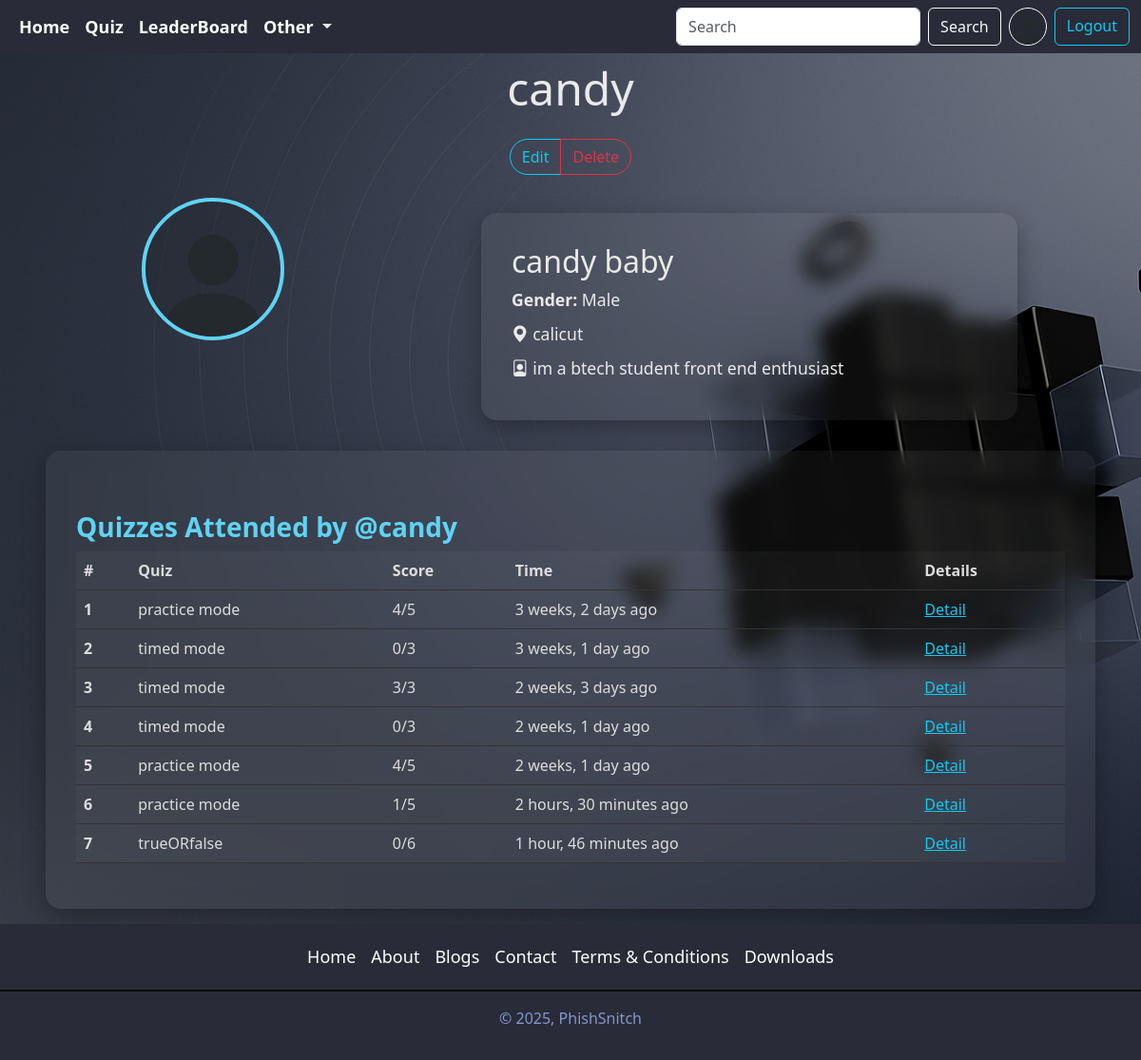
/user/profile/candy (signed in), run on an earlier commit of the app's database.
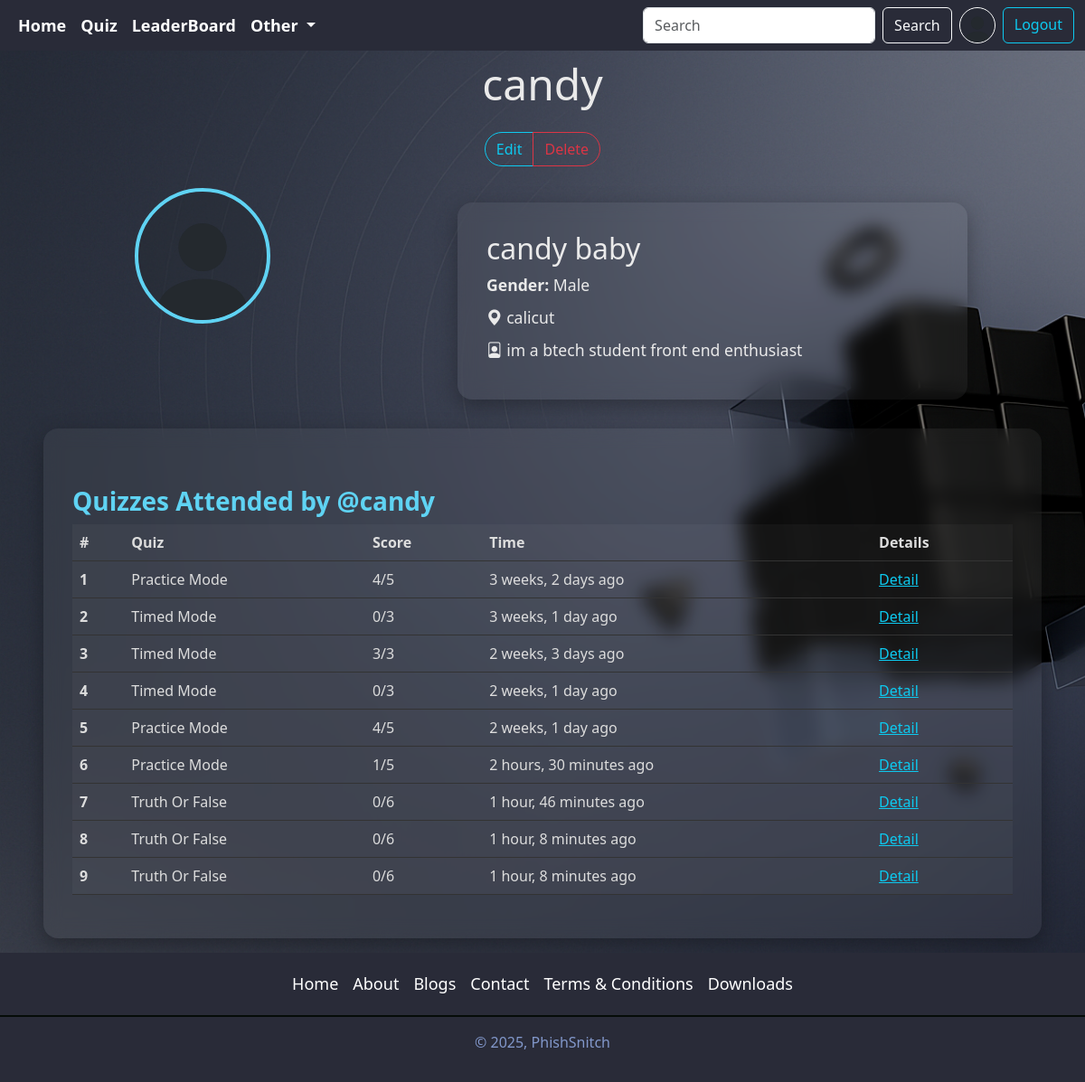
And on a later commit of the database.
### accounts/models.py (models this page shows, shortened)
class Profile(models.Model):
    user=models.OneToOneField(User, on_delete=models.CASCADE,null=True,verbose_name='User_Object')
    bio=models.TextField(blank=True,null=True)
    profile_image=models.ImageField(upload_to='profile_images',default='userdefault.png',blank=True,null=True,verbose_name='Profile_Pic')
    location=models.CharField(max_length=100,blank=True,null=True)
    GENDER=(
        ('Male','Male'),
        ('Female','Female'),
        ('Other','Other')
    )
    gender=models.CharField(max_length=6,choices=GENDER,blank=True,null=True)
    rank=models.IntegerField(null=True,blank=True,editable=True,default=0)
    total_score = models.IntegerField(default=0)
    @property
    def full_name(self):
        return f"{self.user.first_name} {self.user.last_name}"

### quiz/models.py (models this page shows, shortened)
class QuizSubmission(models.Model):
    user=models.ForeignKey(User,on_delete=models.CASCADE)
    quiz=models.ForeignKey(Quiz,on_delete=models.CASCADE)
    score=models.IntegerField()
    submitted_at=models.DateTimeField(auto_now_add=True)

class Quiz(models.Model):
    MODE_CHOICES = [
        ('PRACTICE', 'Practice (MCQ)'),
        ('TIMED', 'Timed (MCQ)'),
        ('TF', 'True/False'),
    ]
    title = models.CharField(max_length=255)
    description = models.TextField()
    category = models.ForeignKey(Category, on_delete=models.CASCADE)
    quiz_file = models.FileField(upload_to='quiz/')
    created_at = models.DateTimeField(auto_now_add=True)
    mode = models.CharField(max_length=10, choices=MODE_CHOICES, default='PRACTICE')
    uploaded_at = models.DateTimeField(auto_now=True)
    class Meta:
        verbose_name_plural = 'Quizzes'

class Question(models.Model):
    quiz = models.ForeignKey(Quiz, on_delete=models.CASCADE)
    text = models.TextField()

### accounts/views.py (the view)
# urls.py: path('profile/<str:username>',views.userprofile,name='profile'),
@login_required
def userprofile(request,username):
    user_object2=get_object_or_404(User,username=username)
    user_profile2=get_object_or_404(Profile,user=user_object2)
    submissions=QuizSubmission.objects.filter(user=user_object2)
    context={"user_profile2": user_profile2,"submissions":submissions}
    return render(request,'profile.html',context)

### templates/profile.html (shortened to what this page needs)
{% extends 'index.html' %}
{% load static %}
{% block content %}
<div class="w-100 profile-wrapper px-4 px-md-5">
  <h1 class="display-5 text-center mb-4">{{ user_profile2.user.username }}</h1>
  {% if request.user.username == user_profile2.user.username %}
    <div class="text-center mb-4">
      <div class="btn-group">
        <a href="{% url 'edit_profile' %}" class="btn btn-outline-info">Edit</a>
        <a href="{% url 'delete_profile' %}" class="btn btn-outline-danger">Delete</a>
      </div>
    </div>
  {% endif %}
  <div class="row justify-content-center">
    <div class="col-md-4 text-center">
      <img src="{{ user_profile2.profile_image.url }}" alt="user profile" class="profile-img mb-3">
    </div>
    <div class="col-md-6 card-glass profile-data">
      <h2>{{ user_profile2.full_name }}</h2>
      <p><strong>Gender:</strong> {{ user_profile2.gender }}</p>
      <p><i class="bi bi-geo-alt-fill"></i> {{ user_profile2.location }}</p>
      <p><i class="bi bi-file-person"></i> {{ user_profile2.bio }}</p>
    </div>
  </div>
  <div class="card-glass">
    <h3 class="section-title">Quizzes Attended by @{{ user_profile2.user.username }}</h3>
    <div class="table-responsive">
      <table class="table table-hover quiz-table">
        <thead>
          <tr>
            <th>#</th>
            <th>Quiz</th>
            <th>Score</th>
            <th>Time</th>
            <th>Details</th>
          </tr>
        </thead>
        <tbody>
          {% for submission in submissions %}
            <tr>
              <th>{{ forloop.counter }}</th>
              <td title="{{ submission.quiz.title }}">{{ submission.quiz.title|truncatewords:8 }}</td>
              <td>{{ submission.score }}/{{ submission.quiz.question_set.all|length }}</td>
              <td>{{ submission.submitted_at|timesince }} ago</td>
              <td><a href="{% url 'quiz_result' submission.id %}" class="text-info">Detail</a></td>
            </tr>
          {% empty %}
            <tr><td colspan="5" class="text-center">No quizzes taken yet.</td></tr>
          {% endfor %}
        </tbody>
      </table>
    </div>
  </div>
</div>
{% endblock content %}

### templates/index.html (shortened to what this page needs)
{% load static %}
<!DOCTYPE html>
<html lang="en">
<head>
    <link href="https://cdn.jsdelivr.net/npm/bootstrap@5.3.6/dist/css/bootstrap.min.css" rel="stylesheet">
     <link rel="stylesheet" href="https://cdn.jsdelivr.net/npm/bootstrap-icons@1.10.5/font/bootstrap-icons.css">
   <link rel="stylesheet" href="{% static 'styles/home.css' %}">
</head>
<body class="{% block body_class %}{% endblock %}">
    {% include "components/navbar.html" %}
     {% block content%}
     {% endblock content %}
      {% include "components/footer.html" %}
</body>
</html>

### templates/components/navbar.html (shortened to what this page needs)
{% load static %}
<nav class="navbar navbar-expand-lg ">
    <div class="container-fluid">
      <div class="collapse navbar-collapse" id="navbarSupportedContent">
        <ul class="navbar-nav me-auto mb-2 mb-lg-0">
          <li class="nav-item content">
            <a class="nav-link active" aria-current="page" href="{% url 'home' %}">Home</a>
          </li>
          <li class="nav-item content">
            <a class="nav-link" href="{% url 'category_view' %}">Quiz</a>
          </li>
          <li class="nav-item content">
            <a class="nav-link" href="{%  url 'leaderboard' %}">LeaderBoard</a>
          </li>
          <li class="nav-item dropdown content " style="background-color: #292b38;">
            <a class="nav-link dropdown-toggle" href="#" role="button" data-bs-toggle="dropdown" aria-expanded="false">
              Other
            </a>
          </li>
        </ul>
        <form class="d-flex" role="search" action="{% url 'search_users' %}">
          <input class="form-control me-2" type="search" placeholder="Search" aria-label="Search" name="q"/>
          <button class="btn btn-outline-light" type="submit">Search</button>
          {% if request.user.is_authenticated %}
          <a href="{% url 'profile' request.user.username %}" data-bs-toggle="tooltip" data-bs-placement="bottom" data-bs-title="{{request.user.username}}" >
            <img src="{{ request.user.profile.profile_image.url }}" alt="image not found" width="40" height="40" class="rounded-circle mx-2 border border-white" style="border-width: 2px;">
          </a>
          <a href="{% url 'logout' %}" class="btn btn-outline-info ">Logout</a>
          {% else %}
          <a href="{% url 'login' %}" class="btn btn-outline-info ms-2">Login</a>
          {% endif %}
        </form>
      </div>
    </div>
  </nav>

### templates/components/footer.html (shortened to what this page needs)
<footer class=" footer py-3  ">
    <ul class="nav justify-content-center  pb-3 mb-3" style="border-bottom: 2px solid #050c08;">
        <li class="nav-item content "><a href="{% url 'home' %}" class="nav-link px-2 text-body-secondary">Home</a></li>
        <li class="nav-item content "><a href="{% url 'about' %}" class="nav-link px-2 text-body-secondary">About</a></li>
        <li class="nav-item content "><a href="{% url 'blogs' %}" class="nav-link px-2 text-body-secondary">Blogs</a></li>
        <li class="nav-item content "><a href="{% url 'contact' %}" class="nav-link px-2 text-body-secondary">Contact</a></li>
        <li class="nav-item content "><a href="{% url 'terms_and_conditions' %}" class="nav-link px-2 text-body-secondary">Terms & Conditions</a></li>
        <li class="nav-item content "><a href="{% url 'downloads' %}" class="nav-link px-2 text-body-secondary">Downloads</a></li>
    </ul>
    <p class="text-center " style="color: rgb(130, 152, 203);">© 2025, PhishSnitch</p>
</footer>

### templates/components/navbar.html (style rules this page uses)
.navbar { background-color: #292b38; display: flex; justify-content: space-around; align-items: center; font-weight: bolder; position:fixed; top: 0px; z-index: 100; width: 100vw; }
.content a { text-decoration: none; color: white; padding: 5px; font-size: large; z-index: 10; }

### templates/components/footer.html (style rules this page uses)
.footer { background-color: #292b38; font-family: 'Segoe UI', sans-serif; flex-shrink: 0; }
.content a { text-decoration: none; color: white !important; padding: 5px; font-size: large; z-index: 10; }

What changed in the data, as far as the page shows it:
changed through a linked row, QuizSubmission "3 weeks, 2 days": quiz "practice mode" → "Practice Mode"
changed through a linked row, QuizSubmission "3 weeks, 1 day": quiz "timed mode" → "Timed Mode"
changed through a linked row, QuizSubmission "2 weeks, 3 days": quiz "timed mode" → "Timed Mode"
changed through a linked row, QuizSubmission (number 4 of 9 on the later page): quiz "timed mode" → "Timed Mode"
changed through a linked row, QuizSubmission (number 5 of 9 on the later page): quiz "practice mode" → "Practice Mode"
changed through a linked row, QuizSubmission "2 hours, 30 minutes": quiz "practice mode" → "Practice Mode"
changed through a linked row, QuizSubmission "1 hour, 46 minutes": quiz "trueORfalse" → "Truth Or False"
added QuizSubmission: quiz "Truth Or False", score "0", quiz.question_set.all|length "6", submitted_at "1 hour, 8 minutes"
added QuizSubmission: quiz "Truth Or False", score "0", quiz.question_set.all|length "6", submitted_at "1 hour, 8 minutes"
